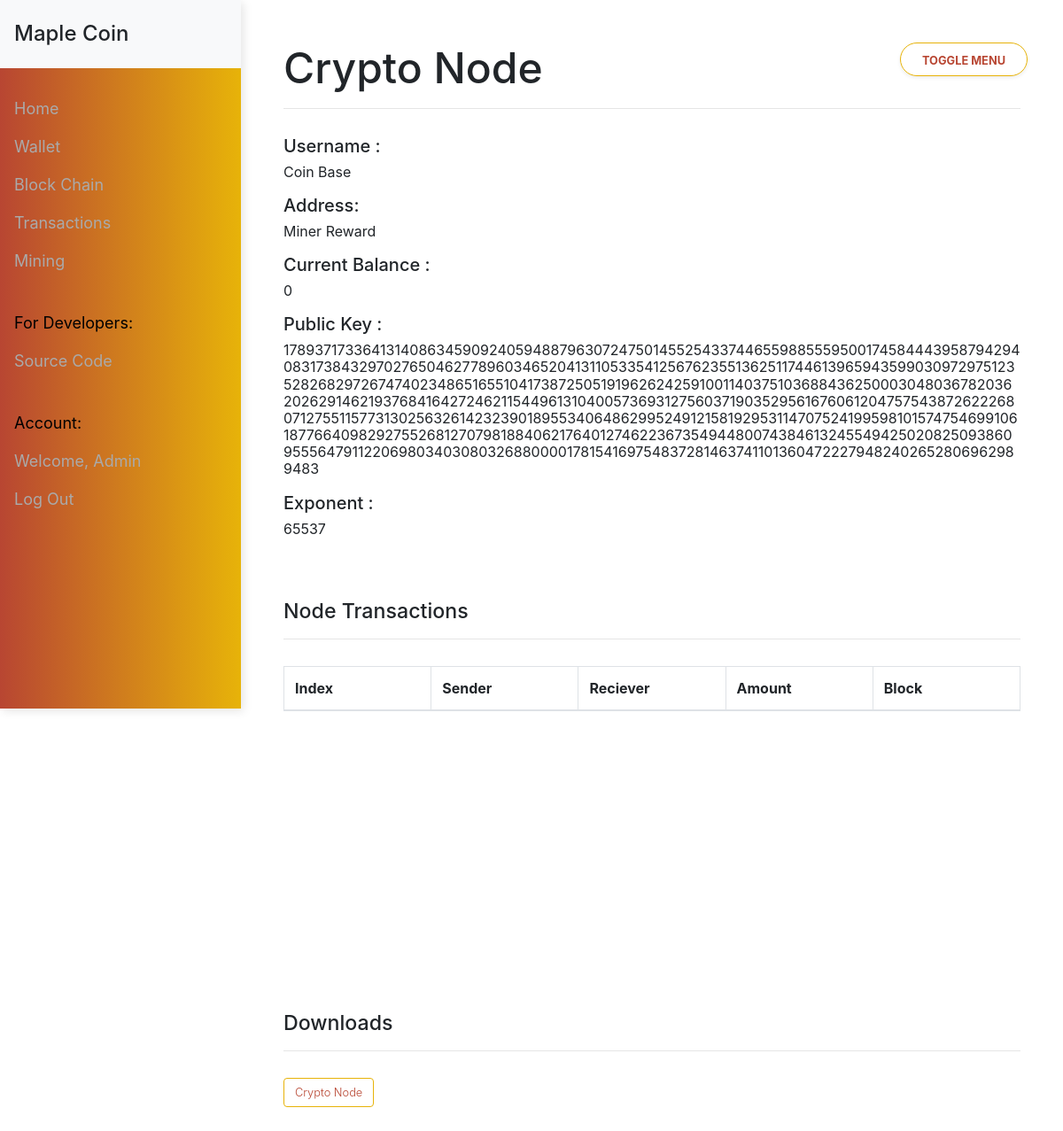
/viewCryptoNode/Miner Reward (signed in), run on the app's committed database.
### MapleCoin/models.py (models this page shows)
class CryptoNode(models.Model):
    username = models.CharField(max_length=64)
    address = models.CharField(max_length=512)
    publicKey = models.CharField(max_length=2048)
    exponent = models.CharField(max_length=2048)
    d = models.CharField(max_length=2048)
    p = models.CharField(max_length=2048)
    q = models.CharField(max_length=2048)
    currentBalance = models.FloatField()

### MapleCoin/views.py (the view)
# urls.py: path('viewCryptoNode/<str:address>', views.viewCryptoNode, name="viewCryptoNode")
def viewCryptoNode(request, address):
    node = CryptoNodes.get(address= address)
    getCurrentBalance(node)
    return render(request, "MapleCoin/viewCryptoNode.html", {
        "node": node,
        "transactions": getAllTransactions(node)[::-1]
    })

### MapleCoin/HelperFuncs.py (called while the page is built)
def getAllTransactions(node):
    listOftransactions = list(transactions.filter(sender=node.address))
    listOftransactions.extend(list(transactions.filter(reciever=node.address)))
    return listOftransactions

def getCurrentBalance(node):
    transactions = getAllTransactions(node)
    balance = 0
    for transact in transactions:
        if (node.address == transact.sender or node.address == transact.reciever):
            balance += (1 if transact.sender != node.address else -1) * int(transact.amount)
    node.currentBalance = balance
    node.save()
    return balance

    def get(self, **kargs):
        return self.table.objects.get(**kargs)

    def filter(self, **kargs):
        return self.allRecords().filter(**kargs)

    def allRecords(self):
        return self.table.objects.all()

### MapleCoin/templates/MapleCoin/viewCryptoNode.html (shortened to what this page needs)
{% extends "MapleCoin/layout.html" %}
{% block page %}
    <h2 class="display-4 text-black title">
        Crypto Node
    </h2>
    <hr class="line">
    <div class="section">
        <h5>
            Username :
        </h5>
        <p class="display-4 text-black info">
            {{ node.username }}
        </p>
        <h5>
            Address:
        </h5>
        <p class="display-4 text-black info">
            {{ node.address }}
        </p>
        <h5>
            Current Balance :
        </h5>
        <p class="display-4 text-black info">
            {{ node.currentBalance }}
        </p>
        <h5>
            Public Key :
        </h5>
        <p class="display-4 text-black info">
            {{ node.publicKey }}
        </p>
        <h5>
            Exponent :
        </h5>
        <p class="display-4 text-black info">
            {{ node.exponent }}
        </p>
    </div>
    <h4 class="display-4 text-black subtitle">
        Node Transactions
    </h4>
    <hr class="line">
    <div class="table-wrapper-scroll-y my-custom-scrollbar section" id="transactionSmall">
        <table class="table table-bordered table-striped mb-0" style="table-layout:fixed;">
            <thead>
                <th scope="col">Index</th>
                <th scope="col">Sender</th>
                <th scope="col">Reciever</th>
                <th scope="col">Amount</th>
                <th scope="col">Block</th>
            </thead>
        </table>
    </div>
    <div class="section">
        <h4 class="display-4 text-black subtitle">
            Downloads
        </h4>
        <hr class="line">
        <form class="section">
            <p>
                <button type="submit" formaction="{% url 'MapleCoin:nodeInfo' node.address %}" class="btn defaultButton">
                    Crypto Node
                </button>
            </p>
        </form>
    </div>
{% endblock %}

### MapleCoin/templates/MapleCoin/layout.html (shortened to what this page needs)
{% load static %}
<!DOCTYPE html>
<html lang="en">
    <head>
        <link rel="stylesheet" href="https://maxcdn.bootstrapcdn.com/bootstrap/4.5.2/css/bootstrap.min.css">
        <link rel="stylesheet" href="{% static 'MapleCoin/styles.css' %}">
    </head>
    <body>
        <div class="vertical-nav bg-white" id="sidebar">
            <div class="py-4 px-3 mb-4 bg-light">
                <div class="media d-flex align-items-center">
                    <div class="media-body">
                        <a href="{% url 'MapleCoin:index' %}">
                            <h4 class="m-0">
                                Maple Coin
                            </h4>
                        </a>
                    </div>
                </div>
            </div>
            <ul class="nav flex-column bg-white mb-0">
                <li class="nav-item">
                    <a href="{% url 'MapleCoin:index' %}" class="nav-link text-gray">
                        Home
                    </a>
                </li>
                <li class="nav-item">
                    <a href="{% url 'MapleCoin:wallet' ' ' %}" class="nav-link text-gray">
                        Wallet
                    </a>
                </li>
                <li class="nav-item">
                    <a href="{% url 'MapleCoin:BlockChain' %}" class="nav-link text-gray">
                        Block Chain
                    </a>
                </li>
                <li class="nav-item">
                    <a href="{% url 'MapleCoin:transactions' %}" class="nav-link text-gray">
                        Transactions
                    </a>
                </li>
                <li class="nav-item">
                    <a href="{% url 'MapleCoin:mining' %}" class="nav-link text-gray">
                        Mining
                    </a>
                </li>
                <li class="nav-item">
                    <br>
                </li>
                <li class="nav-item">
                    <a class="nav-link" style="color: black;">
                        For Developers:
                    </a>
                </li>
                <li class="nav-item">
                    <a href="{% url 'MapleCoin:sourceCode' %}" class="nav-link text-gray">
                        Source Code
                    </a>
                </li>
                <li class="nav-item mobile">
                    <br>
                </li>
                <li class="nav-item mobile">
                    <a class="nav-link text-gray" style="color: black;">
                        Account:
                    </a>
                </li>
                {% if user.is_authenticated %}
                    <li class="nav-item mobile">
                        <a class="nav-link text-gray">
                            Welcome, {{user.username}}
                        </a>
                    </li>
                    <li class="nav-item mobile">
                        <a href="{% url 'MapleCoin:logout' %}" class="nav-link text-gray">
                            Log Out
                        </a>
                    </li>
                {% endif %}
            </ul>
        </div>
        <div class="page-content p-5" id="content">
            <form>
                <button id="sidebarCollapse" type="button" class="btn rounded-pill shadow-sm px-4 mb-4">
                    <small class="text-uppercase font-weight-bold">
                        Toggle Menu
                    </small>
                </button>
            </form>
            {% block page %}
            {% endblock %}
        </div>
    </body>
</html>

### MapleCoin/static/MapleCoin/styles.css (style rules this page uses)
.vertical-nav { min-width: 17rem; width: 17rem; height: 100vh; position: fixed; background: -webkit-linear-gradient(to right, #b84632, #e7b309); background: linear-gradient(to right, #b84632, #e7b309); top: 0; left: 0; box-shadow: 3px 3px 10px rgba(0, 0, 0, 0.1); transition: all 0.4s; }
.page-content { width: calc(100% - 17rem); margin-left: 17rem; transition: all 0.4s; }
.nav-item { background: -webkit-linear-gradient(to right, #b84632, #e7b309); background: linear-gradient(to right, #b84632, #e7b309); color: gray; }
.my-custom-scrollbar { position: relative; height: 200px; width: 100vw; overflow: auto; }
.table-wrapper-scroll-y { display: block; }
#transactionSmall { height: 40vh; width: 100%; }
p { overflow-wrap: break-word; }
.text-gray { color: #aaa; }
.title { font-weight: 550; }
.subtitle { font-weight: 450; font-size:xx-large; }
.defaultButton { background-color: transparent; border-color:#e7b309; color: #b84632; font-weight: 300; display : inline-block; vertical-align : middle; }
#sidebarCollapse { background-color: transparent; border: 1px solid #e7b309; color: #b84632; position: absolute; right: 5vh; }
.line { margin-bottom: 30px; }
.info { font-size: large; font-weight: 400; overflow-wrap: break-word; }
a { color: inherit; }
.section { margin-bottom: 70px; }
.mobile { display: none; }
@media only screen and (min-width: 770px) and (max-width: 1366px) { .mobile { display: block; } }
@media only screen and (min-width: 770px) and (max-width: 1366px) { .title { font-size: 300%; } }
@media only screen and (min-width: 770px) and (max-width: 1366px) { .subtitle { font-size: 145%; } }
@media only screen and (min-width: 770px) and (max-width: 1366px) { .defaultButton { padding: 0, 0; font-size: 80%; } }
@media only screen and (min-width: 770px) and (max-width: 1366px) { .info { font-size: medium; } }
@media only screen and (min-width: 770px) and (max-width: 1366px) { p { font-size: medium; } }
@media only screen and (min-width: 770px) and (max-width: 1366px) { li { font-size: medium; } }
@media only screen and (min-width: 770px) and (max-width: 1366px) { .nav-item { font-size: large; } }

### data on the page
CryptoNode: username "Coin Base", address "Miner Reward", currentBalance "0", publicKey "17893717336413140863459092405948879630724750145525433744655988555950017458444395879429408317384329702765046277896034652041311053354125676235513625117446139659435990309729751235282682972674740234865165510417387250519196262425910011403751036884362500030480367820362026291462193768416427246211544961310400573693127560371903529561676061204757543872622268071275511577313025632614232390189553406486299524912158192953114707524199598101574754699106187766409829275526812707981884062176401274622367354944800743846132455494250208250938609555647911220698034030803268800001781541697548372814637411013604722279482402652806962989483", exponent "65537"

### other printed values
{{ user.username }} "Admin"
